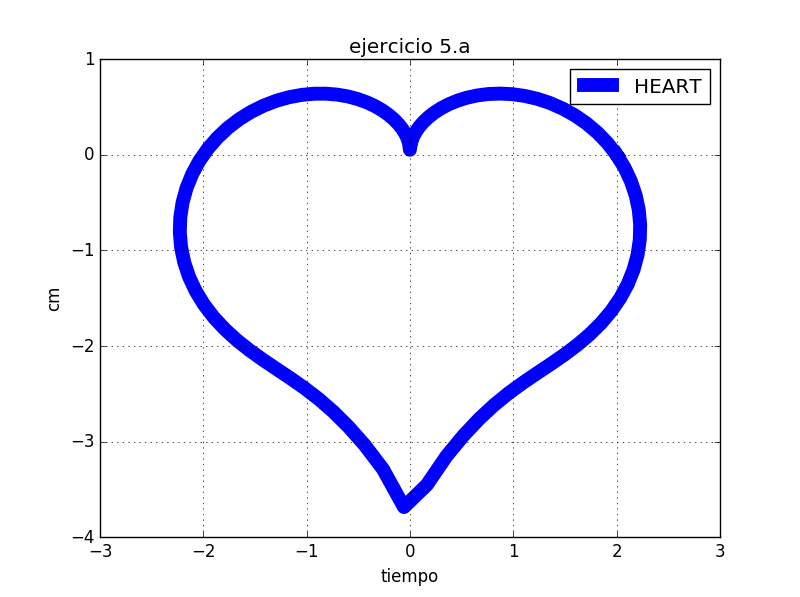

Write Python code to recreate this figure.
#MARTHA ELENA NIEVES MORA
#LABORATORIO 3B
#EJERCICIO 5a



import matplotlib.pyplot as plt
import numpy as np
import math

k=np.linspace(0,2*math.pi,100)
r=2-2*np.sin(k)+np.sin(k)*(np.sqrt(np.absolute(np.cos(k))))/(np.sin(k)+1.4)
x=r*np.cos(k)
y=r*np.sin(k)
plt.plot(x,y, linewidth=10, color='b', label='HEART')
plt.legend()
plt.title('ejercicio 5.a')
plt.xlabel('tiempo')
plt.ylabel('cm')
plt.grid(True)
plt.show()
